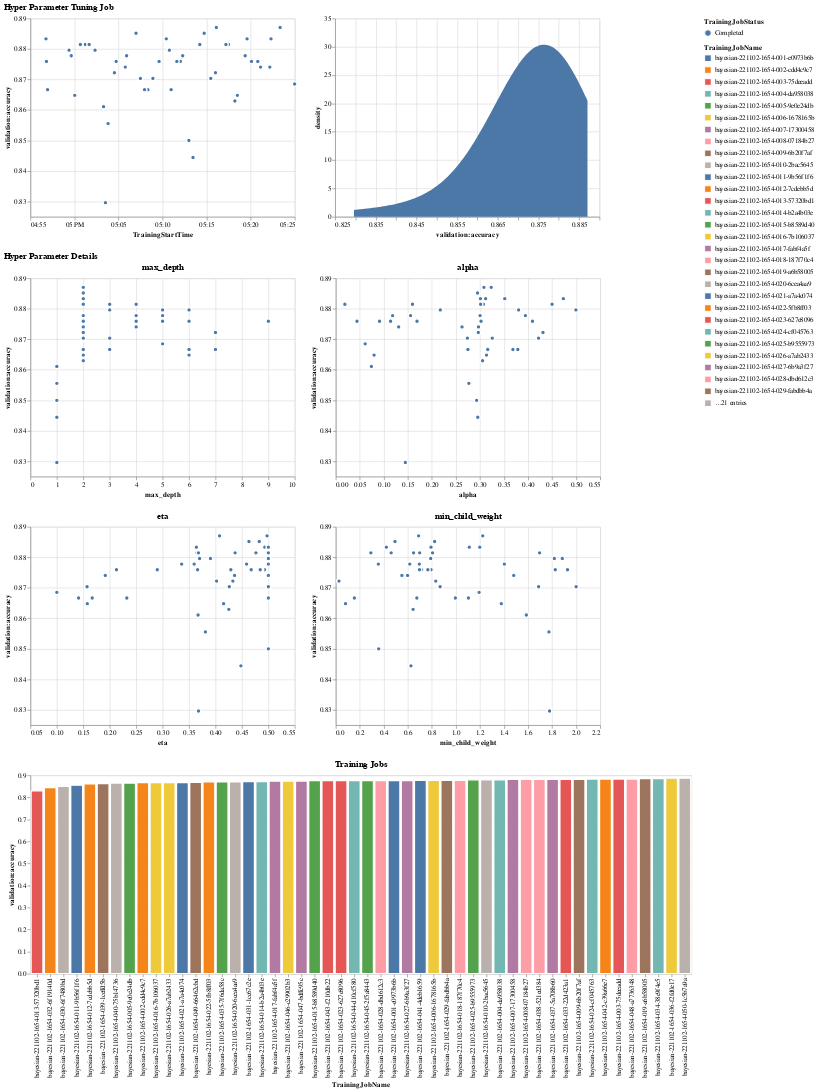

The cell this chart's notebook holds for it:
### Markdown cell above
Please ensure that the role used by SageMaker allows the `cloudwatch:ListMetrics` action on [IAM](https://console.aws.amazon.com/iam).

### Code cell
from reporting_util import analyze_hpo_job
analyze_hpo_job(tuner, trials_only=True)
